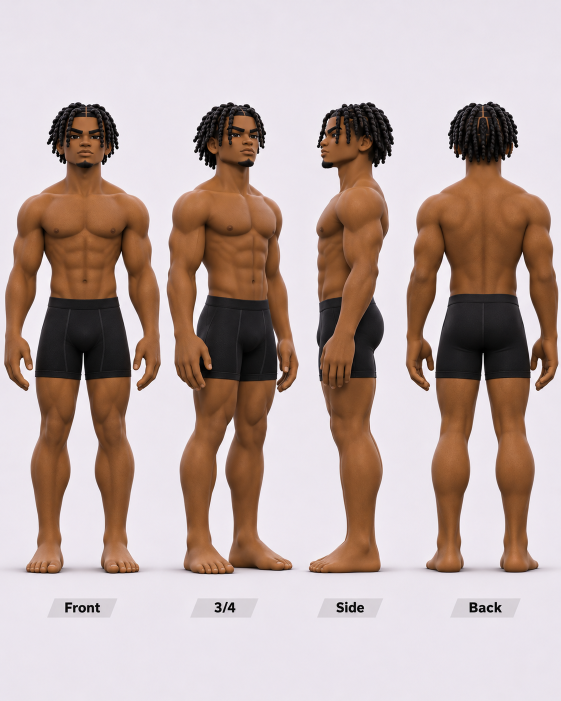
#> input picture assets/characters/reference/male_body_turnaround.png, 1122 x 1402 px (shown at 1/2 size)
$ python compose_face_v2.py ../../assets/characters/reference/female_clothed_turnaround.png
#> lines starting #> are read from the running program, lines starting #| are printed output that depends on the picture
"""Face close-up comparison: reference | v1 | v2 at identical camera angle and scale.

    python tools/characters/compose_face_v2.py [prefix=face_v2] [out=renders_v2/compare_face.png]

The v2 close-ups come from build_exit6_male_v2.py (render_face), framed on
the same reference-pixel windows as the reference crops; v1 crops are cut
from the v1 full-body renders (same ortho scale, 600 px wide, x=0 at 300).
"""
import os, sys
from PIL import Image, ImageDraw, ImageFont

REPO = os.path.abspath(os.path.join(os.path.dirname(os.path.abspath(__file__)), "..", ".."))
REF = os.path.join(REPO, "assets", "characters", "reference", "male_body_turnaround.png")
D = os.path.join(REPO, "assets", "characters", "exit6_male")
CROPS = {"front": (106, 196, 226, 350), "three_quarter": (380, 196, 530, 350), "side": (630, 196, 760, 350)}
# v1 full-body render x of the crop's left edge (render centre 300 = panel centre)
V1_X0 = {"front": 300 - 60, "three_quarter": None, "side": 300 - 70}
SC = 4
BG = (232, 226, 235)


def on_bg(im):
    im = im.convert("RGBA")
    bg = Image.new("RGBA", im.size, BG + (255,))
    return Image.alpha_composite(bg, im).convert("RGB")


def main(prefix="face_v2", out=None):
    ref = Image.open(REF).convert("RGB")
#> ref is the input picture: PIL image 1122x1402 RGB; mean R, G, B 189.5, 171.2, 166.6
    font = ImageFont.truetype("arial.ttf", 22) if os.name == "nt" else None
    cols = []
    for view, (x0, y0, x1, y1) in CROPS.items():
        w, h = (x1 - x0) * SC, (y1 - y0) * SC
        r = ref.crop((x0, y0, x1, y1)).resize((w, h), Image.LANCZOS)
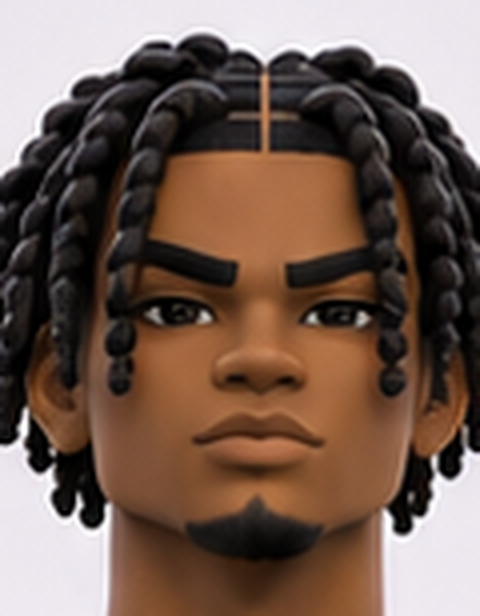
#> r: PIL image 480x616 RGB; mean R, G, B 115.6, 93.8, 82.9
        v1p = os.path.join(D, "renders", "render_%s.png" % view)
        if view == "three_quarter":
            # v1 3/4 render: head centred like the v2 framing
            im = Image.open(v1p)
            bbox = im.split()[-1].crop((0, y0, im.width, 300)).getbbox()
            cx = (bbox[0] + bbox[2]) // 2
            v1 = on_bg(im.crop((cx - (x1 - x0) // 2, y0, cx + (x1 - x0) // 2, y1))).resize((w, h), Image.LANCZOS)
        else:
            v1 = on_bg(Image.open(v1p).crop((V1_X0[view], y0, V1_X0[view] + x1 - x0, y1))).resize((w, h), Image.LANCZOS)
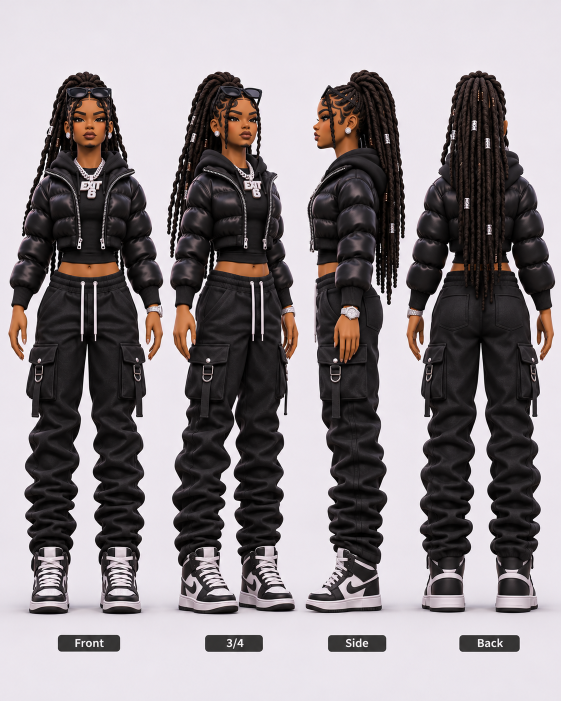
#> input picture assets/characters/reference/female_clothed_turnaround.png, 1122 x 1402 px, given in place of render_front.png, which was not available (shown at 1/2 size)
#> in on_bg, `im = im.convert("RGBA")`:
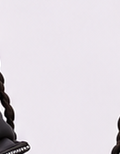
#> im: PIL image 120x154 RGBA; mean R, G, B, A 224.5, 218.9, 225.3, 255
#> in on_bg, `bg = Image.new("RGBA", im.size, BG + (255,))`:
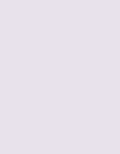
#> bg: PIL image 120x154 RGBA; mean R, G, B, A 232, 226, 235, 255
        v2 = on_bg(Image.open(os.path.join(D, "renders_v2", "%s_%s.png" % (prefix, view)))).resize((w, h), Image.LANCZOS)
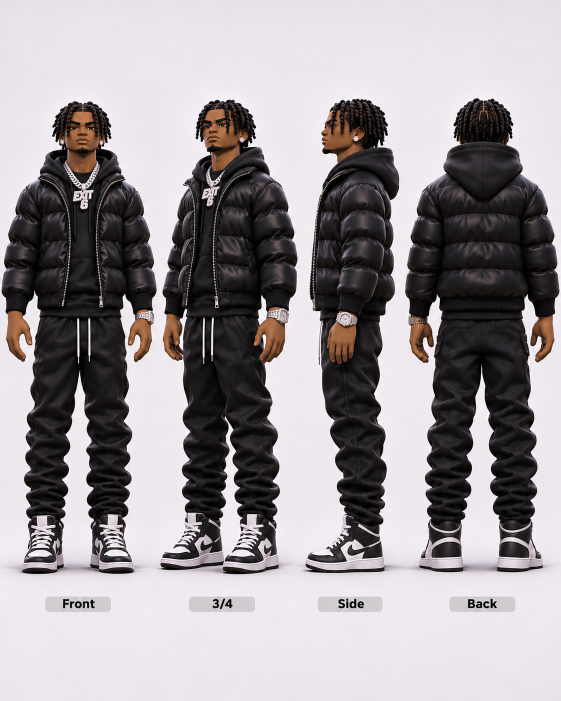
#> input picture assets/characters/reference/male_clothed_turnaround.png, 1122 x 1402 px, given in place of female_clothed_turnaround.png_front.png, which was not available (shown at 1/2 size)
#> in on_bg, returned value is the input picture: PIL image 1122x1402 RGB; mean R, G, B 157.8, 152.3, 155.9
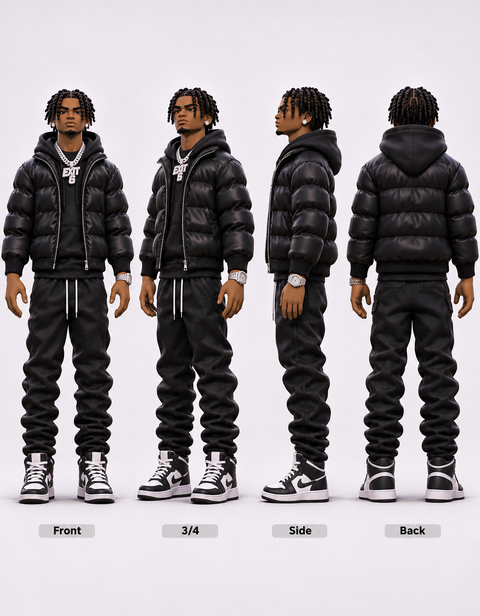
#> v2: PIL image 480x616 RGB; mean R, G, B 157.8, 152.3, 155.9
        cols.append((view, r, v1, v2))
    W = sum(c[1].width for c in cols) + 20 * (len(cols) - 1)
    H = sum(cols[0][1].height for _ in range(3)) + 3 * 34
    sheet = Image.new("RGB", (W, H), (255, 255, 255))
    dr = ImageDraw.Draw(sheet)
    x = 0
    for view, r, v1, v2 in cols:
        y = 0
        for lab, im in (("reference", r), ("v1", v1), ("v2", v2)):
            dr.text((x + 6, y + 6), "%s  %s" % (view, lab), fill=(20, 20, 20), font=font)
            sheet.paste(im, (x, y + 34))
            y += im.height + 34
        x += r.width + 20
    out = out or os.path.join(D, "renders_v2", "compare_face.png")
    sheet.save(out)
    print(out)


if __name__ == "__main__":
#> (the run stopped early here; a loop or call above may not have finished)
